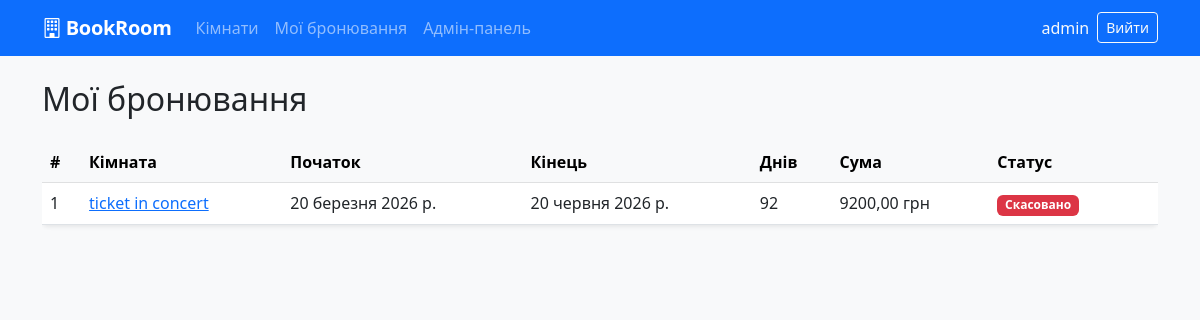
Page /my-bookings/ (signed in) on the committed database.
### bookings/models.py (models this page shows, shortened)
class Booking(models.Model):
    STATUS_CHOICES = [
        ('pending', 'Очікує підтвердження'),
        ('confirmed', 'Підтверджено'),
        ('cancelled', 'Скасовано'),
    ]
    user = models.ForeignKey(User, on_delete=models.CASCADE, related_name='bookings', verbose_name='Користувач')
    room = models.ForeignKey(Room, on_delete=models.CASCADE, related_name='bookings', verbose_name='Кімната')
    start_date = models.DateField(verbose_name='Дата початку')
    end_date = models.DateField(verbose_name='Дата завершення')
    status = models.CharField(max_length=20, choices=STATUS_CHOICES, default='pending', verbose_name='Статус')
    notes = models.TextField(blank=True, verbose_name='Примітки')
    created_at = models.DateTimeField(auto_now_add=True, null=True)
    updated_at = models.DateTimeField(auto_now=True)
    class Meta:
        verbose_name = 'Бронювання'
        verbose_name_plural = 'Бронювання'
        ordering = ['-created_at']
    @property
    def duration_days(self):
        return (self.end_date - self.start_date).days
    @property
    def total_price(self):
        return self.duration_days * self.room.price_per_day

class Room(models.Model):
    ROOM_TYPES = [
        ('conference', 'Конференц-зал'),
        ('office', 'Офіс'),
        ('event', 'Зал для заходів'),
        ('coworking', 'Коворкінг'),
    ]
    name = models.CharField(max_length=100, verbose_name='Назва')
    room_type = models.CharField(max_length=20, choices=ROOM_TYPES, verbose_name='Тип')
    capacity = models.PositiveIntegerField(verbose_name='Вмістимість (осіб)')
    price_per_day = models.DecimalField(max_digits=8, decimal_places=2, verbose_name='Ціна за день (грн)')
    description = models.TextField(blank=True, verbose_name='Опис')
    is_active = models.BooleanField(default=True, verbose_name='Активна')
    created_at = models.DateTimeField(auto_now_add=True)
    class Meta:
        verbose_name = 'Кімната'
        verbose_name_plural = 'Кімнати'
        ordering = ['name']

### bookings/views.py (the view)
# urls.py: path('my-bookings/', views.my_bookings, name='my_bookings'),
@login_required
def my_bookings(request):
    bookings = request.user.bookings.select_related('room').order_by('-created_at')
    return render(request, 'bookings/my_bookings.html', {'bookings': bookings})

### bookings/templates/bookings/my_bookings.html (shortened to what this page needs)
{% extends "bookings/base.html" %}
{% block content %}
<h2 class="mb-4">Мої бронювання</h2>
{% if bookings %}
<div class="table-responsive">
  <table class="table table-hover bg-white rounded shadow-sm">
    <thead class="table-light">
      <tr>
        <th>#</th><th>Кімната</th><th>Початок</th><th>Кінець</th><th>Днів</th><th>Сума</th><th>Статус</th><th></th>
      </tr>
    </thead>
    <tbody>
      {% for b in bookings %}
      <tr>
        <td>{{ b.pk }}</td>
        <td><a href="{% url 'room_detail' b.room.pk %}">{{ b.room.name }}</a></td>
        <td>{{ b.start_date }}</td>
        <td>{{ b.end_date }}</td>
        <td>{{ b.duration_days }}</td>
        <td>{{ b.total_price }} грн</td>
        <td>
          <span class="badge badge-{{ b.status }}">{{ b.get_status_display }}</span>
        </td>
        <td>
        </td>
      </tr>
      {% endfor %}
    </tbody>
  </table>
</div>
{% else %}
<div class="text-center text-muted py-5">
  <i class="bi bi-calendar-x fs-1 d-block mb-2"></i>
  <p>У вас ще немає бронювань.</p>
  <a href="{% url 'room_list' %}" class="btn btn-primary">Переглянути кімнати</a>
</div>
{% endif %}
{% endblock %}

### bookings/templates/bookings/base.html (shortened to what this page needs)
<!DOCTYPE html>
<html lang="uk">
<head>
  <link href="https://cdn.jsdelivr.net/npm/bootstrap@5.3.0/dist/css/bootstrap.min.css" rel="stylesheet">
  <link href="https://cdn.jsdelivr.net/npm/bootstrap-icons@1.11.0/font/bootstrap-icons.css" rel="stylesheet">
</head>
<body>
<nav class="navbar navbar-expand-lg navbar-dark bg-primary mb-4">
  <div class="container">
    <a class="navbar-brand" href="{% url 'room_list' %}"><i class="bi bi-building me-1"></i>BookRoom</a>
    <div class="collapse navbar-collapse" id="nav">
      <ul class="navbar-nav me-auto">
        <li class="nav-item"><a class="nav-link" href="{% url 'room_list' %}">Кімнати</a></li>
        {% if user.is_authenticated %}
          <li class="nav-item"><a class="nav-link" href="{% url 'my_bookings' %}">Мої бронювання</a></li>
        {% endif %}
        {% if user.is_staff %}
          <li class="nav-item"><a class="nav-link" href="{% url 'admin_bookings' %}">Адмін-панель</a></li>
        {% endif %}
      </ul>
      <ul class="navbar-nav">
        {% if user.is_authenticated %}
          <li class="nav-item"><span class="nav-link text-light">{{ user.username }}</span></li>
          <li class="nav-item">
            <form method="post" action="{% url 'logout' %}">{% csrf_token %}
              <button type="submit" class="btn btn-sm btn-outline-light my-1">Вийти</button>
            </form>
          </li>
        {% else %}
          <li class="nav-item"><a class="nav-link" href="{% url 'login' %}">Увійти</a></li>
          <li class="nav-item"><a class="nav-link" href="{% url 'register' %}">Реєстрація</a></li>
        {% endif %}
      </ul>
    </div>
  </div>
</nav>
<div class="container">
  {% block content %}{% endblock %}
</div>
</body>
</html>

### bookings/templates/bookings/base.html (style rules this page uses)
body { background: #f8f9fa; }
.navbar-brand { font-weight: 600; letter-spacing: -0.3px; }
.badge-cancelled { background: #dc3545; color: #fff; }

### rows in the picture
Booking: pk "1", room.name "ticket in concert", start_date "20 березня 2026 р.", end_date "20 червня 2026 р.", duration_days "92", total_price "9200,00", status "Скасовано"

### other values in the picture
{{ user.username }} "admin"
